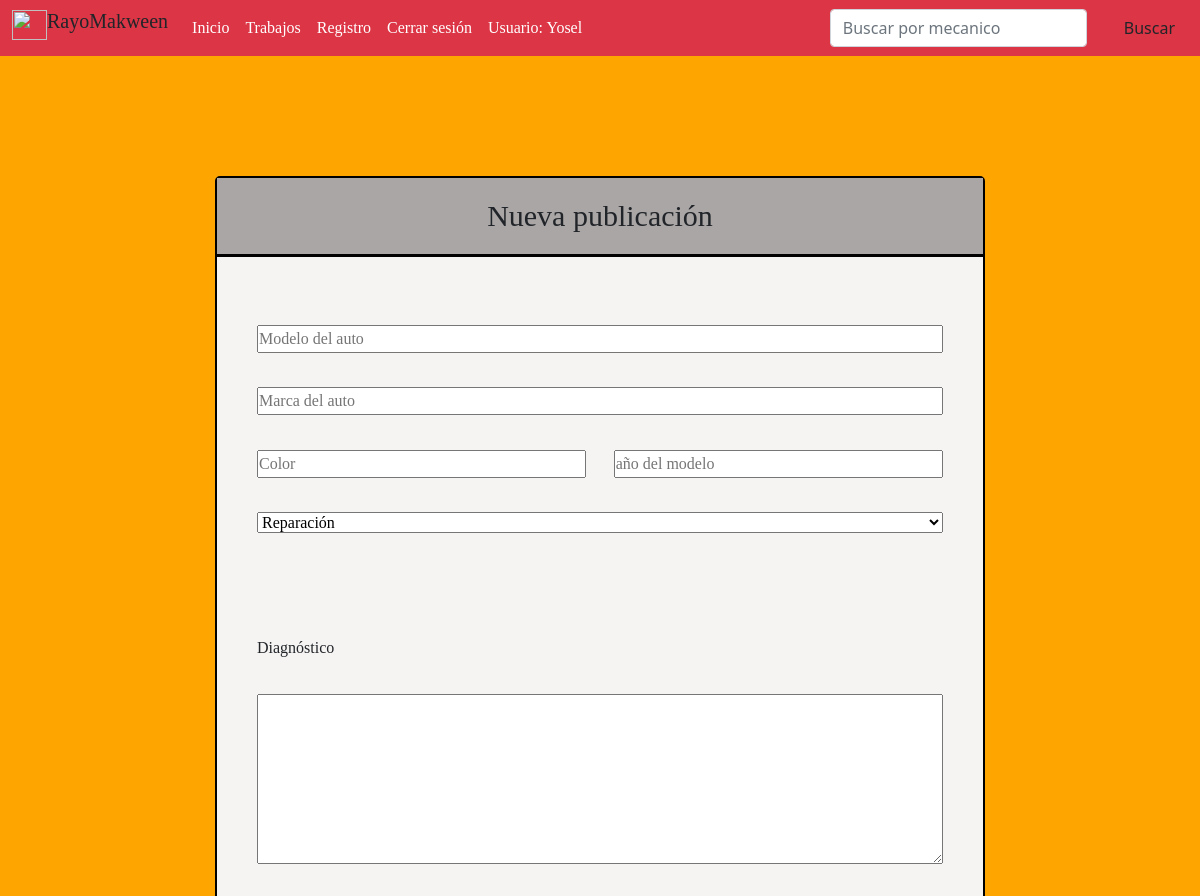
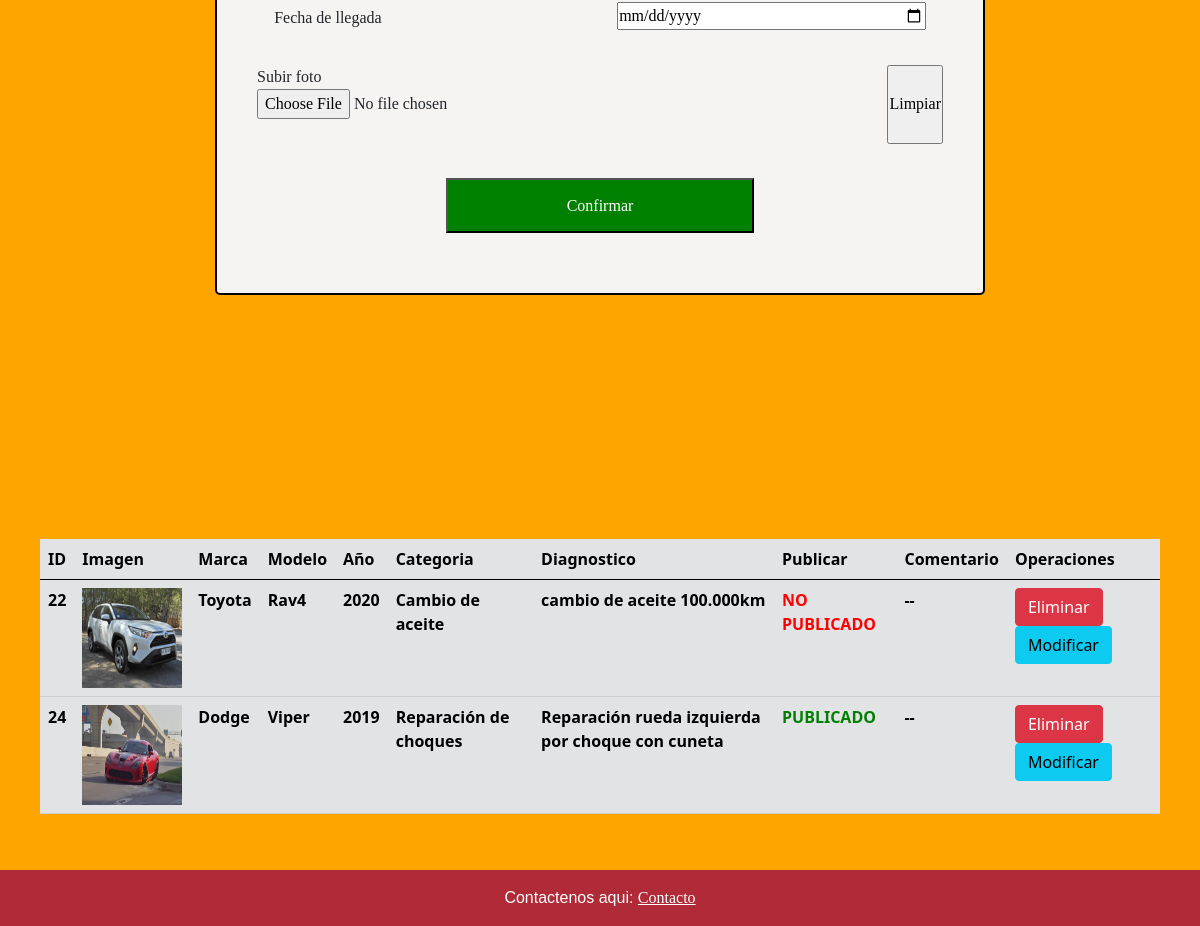
/from/registro/ (signed in), run on the app's committed database (2 pictures, top to bottom).
### rayoMakween/models.py (models this page shows, shortened)
class auto(models.Model):
    id_auto = models.AutoField(primary_key=True)
    marca = models.CharField(max_length=40)
    modelo = models.CharField(max_length=50)
    descripcion = models.TextField(max_length=500)
    imagen = models.ImageField(upload_to='fotos',default='fotos/no_imagen.jpg')
    categoria =models.ForeignKey(categoria, on_delete=models.CASCADE)
    publicar= models.BooleanField(default=False)
    comentario= models.TextField(default='--',null=True)
    anno_vehiculo= models.IntegerField(null=True)
    color= models.CharField(null=True,max_length=30)
    fecha_ingreso= models.DateField(default=timezone.now)
    usuario= models.CharField(max_length=45,null=True)

class categoria(models.Model):
    nombre = models.CharField(primary_key=True,max_length=40)

### rayoMakween/views.py (the view, shortened to what this page needs)
# urls.py: path('registro/',crear_cuenta,name='REG'),
@login_required(login_url='/login/')
@permission_required('rayoMakween.add_auto',login_url='/login/')
def registro(request):
    nom_user= request.user.username #para tomar el nombre de usuario de la tabla usuario
    registros=categoria.objects.all()
    autos= auto.objects.filter(usuario=nom_user)
    contexto={"categorias":registros, "autos":autos}
    return render(request,"form_registro.html",contexto)

### rayoMakween/templates/form_registro.html (shortened to what this page needs)
{% extends "base.html" %}
{%load static%}
{% block css %}
<link type="text/css" rel="stylesheet" href="{% static 'CSS/estilosRegister.css' %}">
{% endblock css %}
{% block contenido %}
<main>
    <form class="fromu-regis" action="{% url 'FREG' %}" method="POST" onsubmit="return validar()"
        enctype="multipart/form-data">
        <h3 class="from-titulo">Nueva publicación</h3>
        <div class="Contenedor">
            <input class="colum" type="text" name="txtModelo" id="txtModelo" placeholder="Modelo del auto">
            <input class="colum" type="text" name="txtMarca" id="txtMarca" placeholder="Marca del auto">
            <input class="colum5" type="text" name="txtcolor" id="txtcolor" placeholder="Color">
            <input class="colum5" type="number" name="numberanno" id="numberanno" placeholder="año del modelo">
            <select class="colum" name="cboCategoria" id="cboCategoria">
                {% for reg in categorias %}
                <option value="{{reg.nombre}}">{{reg.nombre}}</option>
                {% endfor %}
            </select>
            <label for="formFile" class="form-label colum2">Diagnóstico</label>
            <textarea class="colum" name="txtDescripcion" id="txtDescripcion" cols="30" rows="7"></textarea>
            <label for="formFile" class="form-label colum3">Fecha de llegada</label>
            <input class="colum3" type="date" name="txtfecha" id="txtfecha">
            <label for="formFile" class="form-label">Subir foto
                <input class="colum" type="file" name="txtImg" id="txtImg">
            </label>
            <input class="btn-registro" type="reset" value="Limpiar" id="Limpiar">
            <input class="boton colum3" type="submit" value="Confirmar" id="Confirmar">
        </div>
    </form>
</main>
<div style="padding: 40px; margin: auto;">
    <table class="table table-secondary">
        <thead>
            <tr>
                <th>ID</th>
                <th>Imagen</th>
                <th>Marca</th>
                <th>Modelo</th>
                <th>Año</th>
                <th>Categoria</th>
                <th>Diagnostico</th>
                <th>Publicar</th>
                <th>Comentario</th>
                <th>Operaciones</th>
            </tr>
        </thead>
        <tbody>
            {% for reg in autos %}
            <tr>
                <th>{{reg.id_auto}}</th>
                <th>
                    <img src="{{reg.imagen.url}}" alt="" width="100px" height="100px">
                </th>
                <th>{{reg.marca}}</th>
                <th>{{reg.modelo}}</th>
                <th>{{reg.anno_vehiculo}}</th>
                <th>{{reg.categoria.nombre}}</th>
                <th>{{reg.descripcion}}</th>
                <th>
                    {% if reg.publicar %}
                    <div style="color: green">PUBLICADO</div>
                    {% else %}
                    <div style="color: red">NO PUBLICADO</div>
                    {% endif %}
                </th>
                <th>{{reg.comentario}}</th>
                <th>
                    <button class="btn btn-danger" onclick="eliminar('{{reg.id_auto}}')">Eliminar</button>
                    <button class="btn btn-info" onclick="modificar('{{reg.id_auto}}')">Modificar</button>
                </th>
            </tr>
            {% endfor %}
        </tbody>
    </table>
</div>
{% endblock contenido %}

### rayoMakween/templates/base.html (shortened to what this page needs)
{% load static %}
<!DOCTYPE html>
<html lang="es">
<head>
  <link href="https://cdn.jsdelivr.net/npm/bootstrap@5.0.0-beta3/dist/css/bootstrap.min.css" rel="stylesheet"
>
  <link type="text/css" rel="stylesheet" href="{% static 'CSS/general.css' %}">
  {% block css%}
  {% endblock css%}
</head>
<body>
  <header>
    <nav class="navbar navbar-expand-lg navbar-light bg-danger">
      <div class="container-fluid">
        <h5 style="font-family: cursive;"><img src="{% static 'imang/rayo.png' %}" alt="" width="35" height="30"
            class="d-inline-block align-text-top">RayoMakween</h5>
        <div class="collapse navbar-collapse" id="navbarTogglerDemo01">
          <ul class="navbar-nav me-auto mb-2 mb-lg-0 ">
            <li class="nav-item">
              <a class="nav-link text-white" href="{% url 'IND' %}">Inicio</a>
            </li>
            <li class="nav-item">
              <a class="nav-link text-white" href="{% url 'TRAB' %}">Trabajos</a>
            </li>
            {% if user.is_authenticated %}
            <li class="nav-item">
              <a class="nav-link text-white" href="{% url 'FREG' %}">Registro</a>
            </li>
            <li class="nav-item">
              <a class="nav-link text-white" href="{% url 'CERRARS' %}">Cerrar sesión</a>
            </li>
            <li class="nav-item">
              <a class="nav-link text-white" href="">Usuario: {{user.first_name}}</a>
            </li>
            {% endif %}
            <li class="nav-item">
              <div class="nav-link text-white " id="valor_dolar"></div>
            </li>
          </ul>
          <form class="d-flex" action="{% url 'BUSCARME' %}" method="post">
            <input class="form-control me-4" type="text" name="txtMeca" id="txtMeca" placeholder="Buscar por mecanico" aria-label="Search">
            <button class="btn btn-outline-black " type="submit">Buscar</button>
          </form>
        </div>
      </div>
    </nav>
  </header>
  {% block contenido %}
  {% endblock contenido %}
  <footer class="bg-danger text-center text-white ">
    <div class="text-center p-3" style="background-color: rgba(0, 0, 0, 0.2);">
      Contactenos aqui:
      <a class="text-white" href="{% url 'CONT' %}">Contacto</a>
    </div>
  </footer>
</body>
</html>

### rayoMakween/static/CSS/general.css (style rules this page uses)
* { margin: 0; padding: 0; }
body { margin:0; background-color:orange; }
header a { font-family: Cochin, Georgia, Times, 'Times New Roman', serif; }
footer a { font-family:Cochin, Georgia, Times, 'Times New Roman', serif ; }
footer { font-family: 'Lucida Sans', 'Lucida Sans Regular', 'Lucida Grande', 'Lucida Sans Unicode', Geneva, Verdana, sans-serif; }
main { font-family: 'Times New Roman', Times, serif; }

### rayoMakween/static/CSS/estilosRegister.css (style rules this page uses)
.fromu-regis { background-color: rgb(246, 243, 243); border: solid 2px black; width: 95%; max-width: 770px; margin: auto; margin-top: 10%; margin-bottom: 17%; border-radius: 5px; }
.from-titulo { background-color: rgb(170, 166, 166); padding: 20px; text-align: center; font-size: 30px; border-bottom: solid 3px black; }
.Contenedor { padding: 60px 40px ; display: flex; flex-wrap: wrap; justify-content: space-between; }
.colum { width:90%; margin: auto; margin-bottom: 5%; }
.colum2 { width:90%; margin: auto; margin-bottom: 5%; margin-top: 12%; }
.colum3 { width:45%; margin: auto; margin-bottom: 5%; }
.colum5 { width: 48%; margin-bottom: 5%; }
.boton { margin:auto; margin-top: 5%; background-color: green; color: white; cursor: pointer; }
.colum { width:100%; margin-bottom: 5%; }
.colum2 { width: 100%; margin: auto; margin-top: 10%; margin-bottom: 5%; }
.boton { margin:auto; background-color: green; color: white; padding: 2% 5% ; margin-top: 5%; }

### data on the page
auto: id_auto "22", imagen (picture), marca "Toyota", modelo "Rav4", anno_vehiculo "2020", categoria.nombre "Cambio de aceite", descripcion "cambio de aceite 100.000km", publicar "NO PUBLICADO", comentario "--"
auto: id_auto "24", imagen (picture), marca "Dodge", modelo "Viper", anno_vehiculo "2019", categoria.nombre "Reparación de choques", descripcion "Reparación rueda izquierda por choque con cuneta", publicar "PUBLICADO", comentario "--"

### other printed values
{{ user.first_name }} "Yosel"
form field cboCategoria "Reparación"
